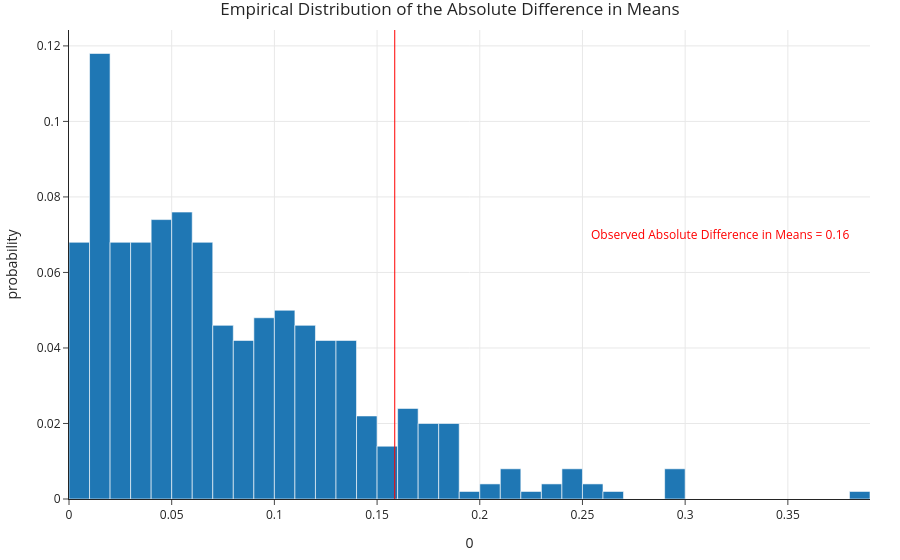

Source (notebook cell):
### Code cell
observed_diff = data.groupby('group')['data'].mean().diff().abs().iloc[-1]
fig = px.histogram(pd.DataFrame(diff_means), x=0, nbins=50, histnorm='probability', 
                   title='Empirical Distribution of the Absolute Difference in Means')
fig.add_vline(x=observed_diff, line_color='red', line_width=1, opacity=1)
fig.add_annotation(text=f'<span style="color:red">Observed Absolute Difference in Means = {round(observed_diff, 2)}</span>',
                   x=2 * observed_diff, showarrow=False, y=0.07)

### Figure 1 — Plotly figure (JSON) as saved in the notebook; plotly's stock layout.template omitted (floating-point values rounded to 4 significant figures; data arrays with more than 128 entries replaced by an {"elided": "..."} marker saying what was removed)
{"data": [{"alignmentgroup": "True", "bingroup": "x", "histnorm": "probability", "hovertemplate": "0=%{x}<br>probability=%{y}<extra></extra>", "legendgroup": "", "marker": {"color": "#1F77B4", "pattern": {"shape": ""}}, "name": "", "nbinsx": 50, "offsetgroup": "", "orientation": "v", "showlegend": false, "type": "histogram", "x": {"elided": "500 float values"}, "xaxis": "x", "yaxis": "y"}], "layout": {"annotations": [{"showarrow": false, "text": "<span style=\"color:red\">Observed Absolute Difference in Means = 0.16</span>", "x": 0.3172, "y": 0.07}], "barmode": "relative", "legend": {"tracegroupgap": 0}, "shapes": [{"line": {"color": "red", "width": 1}, "opacity": 1, "type": "line", "x0": 0.1586, "x1": 0.1586, "xref": "x", "y0": 0, "y1": 1, "yref": "y domain"}], "title": {"text": "Empirical Distribution of the Absolute Difference in Means"}, "xaxis": {"anchor": "y", "domain": [0, 1], "title": {"text": "0"}}, "yaxis": {"anchor": "x", "domain": [0, 1], "title": {"text": "probability"}}}}
